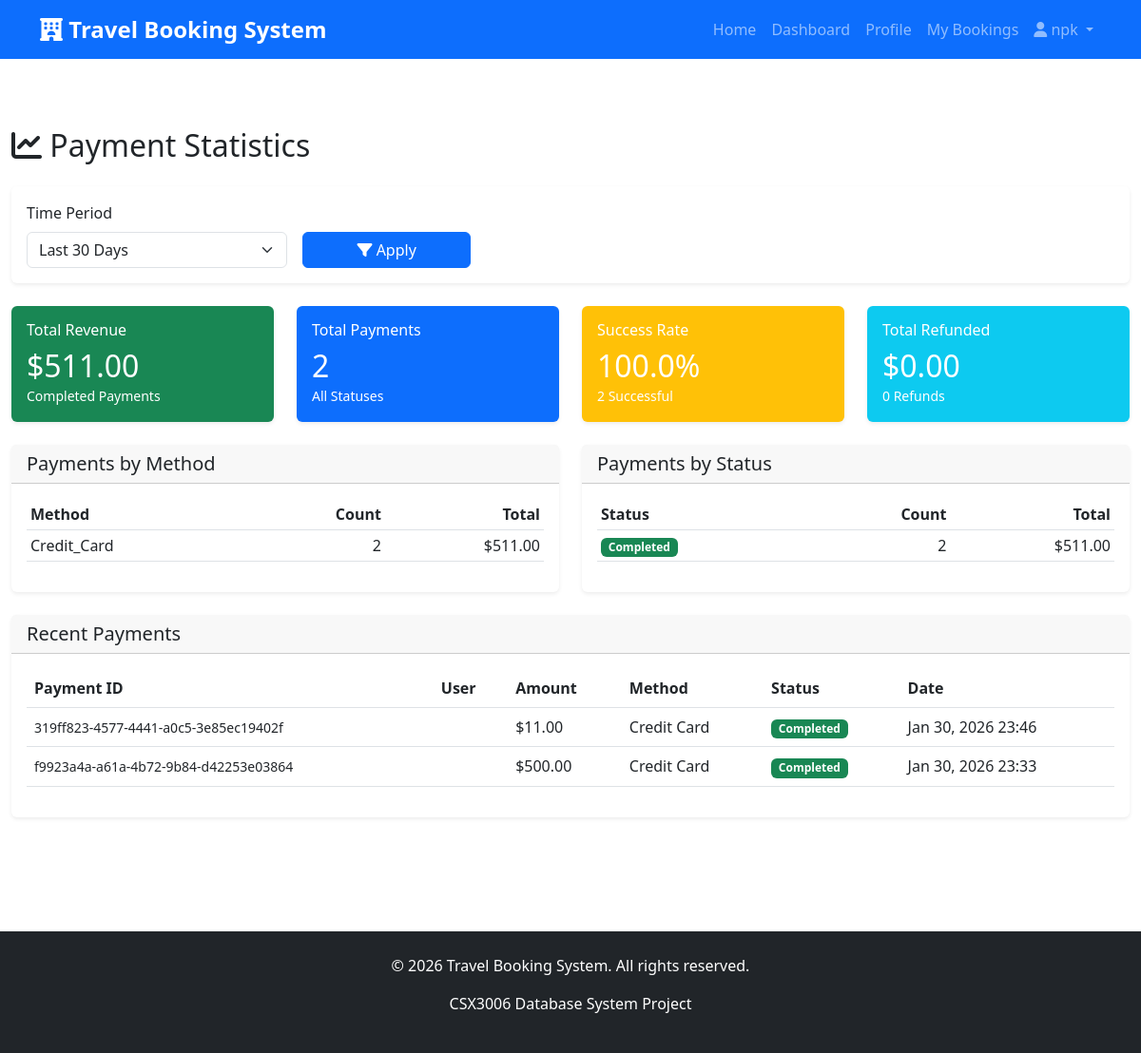
The page /payments/statistics/ (signed in) on the database its author committed.
### accounts/models.py (models this page shows, shortened)
class User(AbstractUser):
    ROLE_CHOICES = [
        ('customer', 'Customer'),
        ('partner', 'Partner Admin'),
        ('admin', 'System Admin'),
    ]
    role = models.CharField(
        max_length=20,
        choices=ROLE_CHOICES,
        default='customer',
        help_text='User role in the system'
    )
    email = models.EmailField(
        unique=True,
        help_text='Email address (must be unique)'
    )
    phone = models.CharField(
        max_length=15,
        blank=True,
        null=True,
        help_text='Contact phone number'
    )
    created_at = models.DateTimeField(auto_now_add=True)
    updated_at = models.DateTimeField(auto_now=True)
    class Meta:
        verbose_name = 'User'
        verbose_name_plural = 'Users'
        ordering = ['-created_at']

### payments/models.py (models this page shows, shortened)
class Payment(models.Model):
    PAYMENT_METHOD_CHOICES = [
        ('credit_card', 'Credit Card'),
        ('debit_card', 'Debit Card'),
        ('bank_transfer', 'Bank Transfer'),
        ('paypal', 'PayPal'),
        ('cash', 'Cash'),
    ]
    STATUS_CHOICES = [
        ('pending', 'Pending'),
        ('completed', 'Completed'),
        ('failed', 'Failed'),
        ('refunded', 'Refunded'),
    ]
    CARD_TYPE_CHOICES = [
        ('visa', 'Visa'),
        ('mastercard', 'Mastercard'),
        ('amex', 'American Express'),
        ('discover', 'Discover'),
        ('other', 'Other'),
    ]
    payment_id = models.UUIDField(default=uuid.uuid4, unique=True, editable=False)
    booking = models.OneToOneField(Booking, on_delete=models.CASCADE, related_name='payment')
    user = models.ForeignKey(settings.AUTH_USER_MODEL, on_delete=models.CASCADE, related_name='payments')
    amount = models.DecimalField(max_digits=10, decimal_places=2)
    payment_method = models.CharField(max_length=20, choices=PAYMENT_METHOD_CHOICES)
    status = models.CharField(max_length=20, choices=STATUS_CHOICES, default='pending')
    transaction_id = models.CharField(max_length=100, unique=True, blank=True, null=True)
    card_type = models.CharField(max_length=20, choices=CARD_TYPE_CHOICES, blank=True, null=True)
    card_last_four = models.CharField(max_length=4, blank=True, null=True)
    card_holder_name = models.CharField(max_length=100, blank=True, null=True)
    bank_name = models.CharField(max_length=100, blank=True, null=True)
    account_number = models.CharField(max_length=50, blank=True, null=True)
    paypal_email = models.EmailField(blank=True, null=True)
    payment_date = models.DateTimeField(null=True, blank=True)
    created_at = models.DateTimeField(auto_now_add=True)
    updated_at = models.DateTimeField(auto_now=True)
    notes = models.TextField(blank=True, null=True)
    failure_reason = models.TextField(blank=True, null=True)
    class Meta:
        ordering = ['-created_at']
        indexes = [
            models.Index(fields=['-created_at']),
            models.Index(fields=['status']),
            models.Index(fields=['payment_method']),
        ]

### payments/views.py (the view)
# urls.py: path('statistics/', views.payment_statistics, name='statistics'),
@login_required
@admin_required
def payment_statistics(request):
    days = int(request.GET.get('days', 30))
    start_date = timezone.now() - timedelta(days=days)
    payments = Payment.objects.filter(created_at__gte=start_date)
    total_revenue = payments.filter(status='completed').aggregate(
        total=Sum('amount'))['total'] or 0
    total_refunded = payments.filter(status='refunded').aggregate(
        total=Sum('amount'))['total'] or 0
    payment_count = payments.count()
    completed_count = payments.filter(status='completed').count()
    failed_count = payments.filter(status='failed').count()
    refunded_count = payments.filter(status='refunded').count()
    success_rate = (completed_count / payment_count * 100) if payment_count > 0 else 0
    by_method = payments.values('payment_method').annotate(
        count=Count('id'),
        total=Sum('amount')
    ).order_by('-total')
    by_status = payments.values('status').annotate(
        count=Count('id'),
        total=Sum('amount')
    )
    recent_payments = Payment.objects.select_related('booking', 'user').order_by('-created_at')[:10]
    context = {
        'days': days,
        'total_revenue': total_revenue,
        'total_refunded': total_refunded,
        'payment_count': payment_count,
        'completed_count': completed_count,
        'failed_count': failed_count,
        'refunded_count': refunded_count,
        'success_rate': round(success_rate, 2),
        'by_method': by_method,
        'by_status': by_status,
        'recent_payments': recent_payments,
    }
    return render(request, 'payments/statistics.html', context)

### templates/payments/statistics.html (shortened to what this page needs)
{% extends 'base.html' %}
{% block content %}
<div class="container-fluid my-5">
    <h2 class="mb-4"><i class="fas fa-chart-line"></i> Payment Statistics</h2>
    <div class="card mb-4">
        <div class="card-body">
            <form method="get" class="row g-3 align-items-end">
                <div class="col-md-3">
                    <label class="form-label">Time Period</label>
                    <select name="days" class="form-select">
                        <option value="30" {% if days == 30 %}selected{% endif %}>Last 30 Days</option>
                    </select>
                </div>
                <div class="col-md-2">
                    <button type="submit" class="btn btn-primary w-100">
                        <i class="fas fa-filter"></i> Apply
                    </button>
                </div>
            </form>
        </div>
    </div>
    <div class="row mb-4">
        <div class="col-md-3">
            <div class="card text-white bg-success">
                <div class="card-body">
                    <h6 class="card-title">Total Revenue</h6>
                    <h2 class="mb-0">${{ total_revenue|floatformat:2 }}</h2>
                    <small>Completed Payments</small>
                </div>
            </div>
        </div>
        <div class="col-md-3">
            <div class="card text-white bg-primary">
                <div class="card-body">
                    <h6 class="card-title">Total Payments</h6>
                    <h2 class="mb-0">{{ payment_count }}</h2>
                    <small>All Statuses</small>
                </div>
            </div>
        </div>
        <div class="col-md-3">
            <div class="card text-white bg-warning">
                <div class="card-body">
                    <h6 class="card-title">Success Rate</h6>
                    <h2 class="mb-0">{{ success_rate }}%</h2>
                    <small>{{ completed_count }} Successful</small>
                </div>
            </div>
        </div>
        <div class="col-md-3">
            <div class="card text-white bg-info">
                <div class="card-body">
                    <h6 class="card-title">Total Refunded</h6>
                    <h2 class="mb-0">${{ total_refunded|floatformat:2 }}</h2>
                    <small>{{ refunded_count }} Refunds</small>
                </div>
            </div>
        </div>
    </div>
    <div class="row mb-4">
        <div class="col-md-6">
            <div class="card">
                <div class="card-header">
                    <h5 class="mb-0">Payments by Method</h5>
                </div>
                <div class="card-body">
                    <div class="table-responsive">
                        <table class="table table-sm">
                            <thead>
                                <tr>
                                    <th>Method</th>
                                    <th class="text-end">Count</th>
                                    <th class="text-end">Total</th>
                                </tr>
                            </thead>
                            <tbody>
                                {% for item in by_method %}
                                    <tr>
                                        <td>{{ item.payment_method|title }}</td>
                                        <td class="text-end">{{ item.count }}</td>
                                        <td class="text-end">${{ item.total|floatformat:2 }}</td>
                                    </tr>
                                {% endfor %}
                            </tbody>
                        </table>
                    </div>
                </div>
            </div>
        </div>
        <div class="col-md-6">
            <div class="card">
                <div class="card-header">
                    <h5 class="mb-0">Payments by Status</h5>
                </div>
                <div class="card-body">
                    <div class="table-responsive">
                        <table class="table table-sm">
                            <thead>
                                <tr>
                                    <th>Status</th>
                                    <th class="text-end">Count</th>
                                    <th class="text-end">Total</th>
                                </tr>
                            </thead>
                            <tbody>
                                {% for item in by_status %}
                                    <tr>
                                        <td>
                                            {% if item.status == 'completed' %}
                                                <span class="badge bg-success">{{ item.status|title }}</span>
                                            {% elif item.status == 'pending' %}
                                                <span class="badge bg-warning">{{ item.status|title }}</span>
                                            {% elif item.status == 'failed' %}
                                                <span class="badge bg-danger">{{ item.status|title }}</span>
                                            {% else %}
                                                <span class="badge bg-info">{{ item.status|title }}</span>
                                            {% endif %}
                                        </td>
                                        <td class="text-end">{{ item.count }}</td>
                                        <td class="text-end">${{ item.total|floatformat:2 }}</td>
                                    </tr>
                                {% endfor %}
                            </tbody>
                        </table>
                    </div>
                </div>
            </div>
        </div>
    </div>
    <div class="card">
        <div class="card-header">
            <h5 class="mb-0">Recent Payments</h5>
        </div>
        <div class="card-body">
            <div class="table-responsive">
                <table class="table table-hover">
                    <thead>
                        <tr>
                            <th>Payment ID</th>
                            <th>User</th>
                            <th>Amount</th>
                            <th>Method</th>
                            <th>Status</th>
                            <th>Date</th>
                        </tr>
                    </thead>
                    <tbody>
                        {% for payment in recent_payments %}
                            <tr>
                                <td><small>{{ payment.payment_id }}</small></td>
                                <td>{{ payment.user.get_full_name }}</td>
                                <td>${{ payment.amount }}</td>
                                <td>{{ payment.get_payment_method_display }}</td>
                                <td>
                                    {% if payment.status == 'completed' %}
                                        <span class="badge bg-success">Completed</span>
                                    {% elif payment.status == 'pending' %}
                                        <span class="badge bg-warning">Pending</span>
                                    {% elif payment.status == 'failed' %}
                                        <span class="badge bg-danger">Failed</span>
                                    {% else %}
                                        <span class="badge bg-info">Refunded</span>
                                    {% endif %}
                                </td>
                                <td>{{ payment.created_at|date:"M d, Y H:i" }}</td>
                            </tr>
                        {% endfor %}
                    </tbody>
                </table>
            </div>
        </div>
    </div>
</div>
{% endblock %}

### templates/base.html (shortened to what this page needs)
<!DOCTYPE html>
<html lang="en">
<head>
    <link href="https://cdn.jsdelivr.net/npm/bootstrap@5.3.0/dist/css/bootstrap.min.css" rel="stylesheet">
    <link rel="stylesheet" href="https://cdnjs.cloudflare.com/ajax/libs/font-awesome/6.4.0/css/all.min.css">
    {% load static %}
    <link rel="stylesheet" href="{% static 'css/style.css' %}">
</head>
<body>
    <nav class="navbar navbar-expand-lg navbar-dark bg-primary">
        <div class="container">
            <a class="navbar-brand" href="{% url 'home' %}">
                <i class="fas fa-hotel"></i> Travel Booking System
            </a>
            <div class="collapse navbar-collapse" id="navbarNav">
                <ul class="navbar-nav ms-auto">
                    <li class="nav-item">
                        <a class="nav-link" href="{% url 'home' %}">Home</a>
                    </li>
                    {% if user.is_authenticated %}
                        <li class="nav-item">
                            <a class="nav-link" href="{% url 'accounts:dashboard' %}">Dashboard</a>
                        </li>
                        <li class="nav-item">
                            <a class="nav-link" href="{% url 'accounts:profile' %}">Profile</a>
                        </li>
                        <li class="nav-item">
                            <a class="nav-link" href="{% url 'bookings:my_bookings' %}">My Bookings</a>
                        </li>
                        <li class="nav-item dropdown">
                            <a class="nav-link dropdown-toggle" href="#" id="userDropdown"
                               role="button" data-bs-toggle="dropdown">
                                <i class="fas fa-user"></i> {{ user.get_full_name|default:user.username }}
                            </a>
                        </li>
                    {% endif %}
                </ul>
            </div>
        </div>
    </nav>
    <main class="py-4">
        {% block content %}{% endblock %}
    </main>
    <footer class="bg-dark text-white mt-5 py-4">
        <div class="container text-center">
            <p>&copy; 2026 Travel Booking System. All rights reserved.</p>
            <p>CSX3006 Database System Project</p>
        </div>
    </footer>
</body>
</html>

### static/css/style.css (style rules this page uses)
:root { --primary-color: #0d6efd; --secondary-color: #6c757d; --success-color: #198754; --danger-color: #dc3545; --warning-color: #ffc107; --info-color: #0dcaf0; }
body { font-family: 'Segoe UI', Tahoma, Geneva, Verdana, sans-serif; min-height: 100vh; display: flex; flex-direction: column; }
main { flex: 1; }
.card { transition: transform 0.2s; border: none; box-shadow: 0 0.125rem 0.25rem rgba(0,0,0,0.075); }
.btn { transition: all 0.3s; }
footer { margin-top: auto; }
.navbar-brand { font-weight: bold; font-size: 1.5rem; }

### rows shown on the page
User: get_full_name "npk"
Payment: payment_id "319ff823-4577-4441-a0c5-3e85ec19402f", amount "11.00", payment_method "Credit Card", status "Completed", created_at "Jan 30, 2026 23:46"
Payment: payment_id "f9923a4a-a61a-4b72-9b84-d42253e03864", amount "500.00", payment_method "Credit Card", status "Completed", created_at "Jan 30, 2026 23:33"

### other values the page prints
{{ total_revenue|floatformat:2 }} "511.00"
{{ payment_count }} "2"
{{ success_rate }} "100.0"
{{ completed_count }} "2"
{{ total_refunded|floatformat:2 }} "0.00"
{{ refunded_count }} "0"
{{ item.payment_method|title }} "Credit_Card"
{{ item.count }} "2"
{{ item.total|floatformat:2 }} "511.00"
{{ item.status|title }} "Completed"
